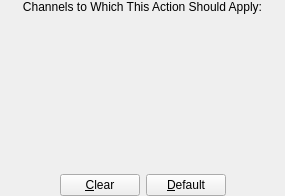
<ui version="4.0" >
 <class>ChannelSelectDialogContent</class>
 <widget class="QWidget" name="ChannelSelectDialogContent" >
  <property name="geometry" >
   <rect>
    <x>0</x>
    <y>0</y>
    <width>285</width>
    <height>196</height>
   </rect>
  </property>
  <property name="windowTitle" >
   <string>Form</string>
  </property>
  <layout class="QVBoxLayout" >
   <property name="margin" >
    <number>0</number>
   </property>
   <property name="spacing" >
    <number>4</number>
   </property>
   <item>
    <widget class="QLabel" name="label" >
     <property name="text" >
      <string>Channels to Which This Action Should Apply:</string>
     </property>
     <property name="alignment" >
      <set>Qt::AlignCenter</set>
     </property>
     <property name="wordWrap" >
      <bool>true</bool>
     </property>
    </widget>
   </item>
   <item>
    <layout class="QHBoxLayout" >
     <property name="margin" >
      <number>0</number>
     </property>
     <property name="spacing" >
      <number>6</number>
     </property>
     <item>
      <spacer>
       <property name="orientation" >
        <enum>Qt::Horizontal</enum>
       </property>
       <property name="sizeHint" >
        <size>
         <width>5</width>
         <height>5</height>
        </size>
       </property>
      </spacer>
     </item>
     <item>
      <widget class="QFrame" name="checkBoxFrame" >
       <property name="frameShape" >
        <enum>QFrame::NoFrame</enum>
       </property>
       <property name="frameShadow" >
        <enum>QFrame::Raised</enum>
       </property>
      </widget>
     </item>
     <item>
      <spacer>
       <property name="orientation" >
        <enum>Qt::Horizontal</enum>
       </property>
       <property name="sizeHint" >
        <size>
         <width>5</width>
         <height>5</height>
        </size>
       </property>
      </spacer>
     </item>
    </layout>
   </item>
   <item>
    <spacer>
     <property name="orientation" >
      <enum>Qt::Vertical</enum>
     </property>
     <property name="sizeHint" >
      <size>
       <width>5</width>
       <height>0</height>
      </size>
     </property>
    </spacer>
   </item>
   <item>
    <layout class="QHBoxLayout" >
     <property name="margin" >
      <number>0</number>
     </property>
     <property name="spacing" >
      <number>6</number>
     </property>
     <item>
      <spacer>
       <property name="orientation" >
        <enum>Qt::Horizontal</enum>
       </property>
       <property name="sizeHint" >
        <size>
         <width>5</width>
         <height>5</height>
        </size>
       </property>
      </spacer>
     </item>
     <item>
      <widget class="QPushButton" name="clearButton" >
       <property name="text" >
        <string>&amp;Clear</string>
       </property>
      </widget>
     </item>
     <item>
      <widget class="QPushButton" name="defaultButton" >
       <property name="text" >
        <string>&amp;Default</string>
       </property>
      </widget>
     </item>
     <item>
      <spacer>
       <property name="orientation" >
        <enum>Qt::Horizontal</enum>
       </property>
       <property name="sizeHint" >
        <size>
         <width>5</width>
         <height>5</height>
        </size>
       </property>
      </spacer>
     </item>
    </layout>
   </item>
  </layout>
 </widget>
 <resources/>
 <connections/>
</ui>
